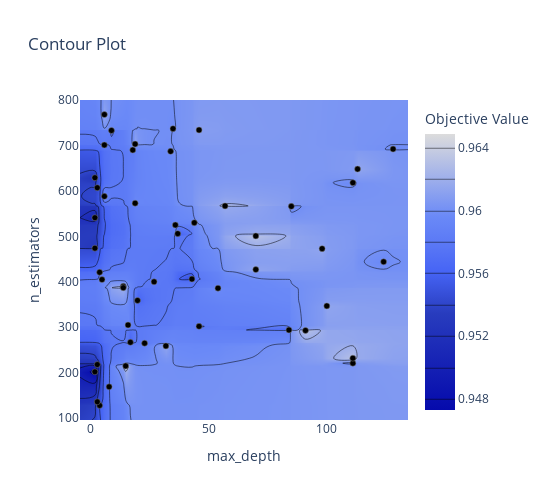

The code cell stored with this chart in its notebook:
### Markdown cell above
Let us look at the contour plot for **random search**. Recall that `max_depth` is sampled logarithmically from 2 to 32. Observe that the sampler spends a lot of resources around areas with low objective value. This is in contrast to the TPE sampler above, which tries to probe specific regions of the space despite the range for `max_depth` being logarithmic.

### Code cell
# Search best params using random sampler
study_random = optuna.create_study(direction="maximize", sampler=optuna.samplers.RandomSampler())
study_random.optimize(objective, n_trials=50)

# Plot contour
fig = optuna.visualization.plot_contour(study_random, params=["max_depth", "n_estimators"])
fig.update_layout(autosize=False, width=550, height=500)
fig.show()

### Figure 1 — Plotly figure (JSON) as saved in the notebook; plotly's stock layout.template omitted (floating-point values rounded to 4 significant figures; data arrays with more than 128 entries replaced by an {"elided": "..."} marker saying what was removed)
{"data": [{"colorbar": {"title": {"text": "Objective Value"}}, "colorscale": [[0, "rgb(5,10,172)"], [0.35, "rgb(40,60,190)"], [0.5, "rgb(70,100,245)"], [0.6, "rgb(90,120,245)"], [0.7, "rgb(106,137,247)"], [1, "rgb(220,220,220)"]], "connectgaps": true, "contours": {"coloring": "heatmap"}, "hoverinfo": "none", "line": {"smoothing": 1.3}, "reversescale": false, "type": "contour", "x": [-4.3, 2, 3, 4, 5, 6, 8, 9, 14, 15, 16, 17, 18, 19, 20, 23, 27, 32, 34, 35, 36, 37, 43, 44, 46, 54, 57, 70, 84, 85, 91, 98, 100, 111, 113, 124, 128, 134.3], "y": [96, 128, 136, 169, 202, 215, 218, 221, 232, 259, 265, 267, 293, 294, 302, 305, 347, 359, 386, 387, 390, 400, 405, 406, 421, 427, 444, 473, 474, 501, 506, 525, 530, 541, 566, 567, 573, 588, 607, 618, 629, 648, 687, 690, 692, 701, 703, 733, 734, 737, 768, 800], "z": {"elided": "52x38 float values"}}, {"marker": {"color": "black", "line": {"color": "Grey", "width": 0.5}}, "mode": "markers", "showlegend": false, "type": "scatter", "x": [37, 2, 8, 9, 14, 23, 85, 16, 54, 2, 128, 34, 19, 100, 111, 70, 43, 36, 18, 111, 2, 4, 70, 6, 3, 27, 15, 46, 3, 3, 6, 4, 46, 32, 2, 20, 111, 91, 98, 5, 124, 44, 35, 84, 113, 6, 17, 57, 19, 14], "y": [506, 541, 169, 733, 390, 265, 566, 305, 386, 629, 692, 687, 703, 347, 221, 501, 406, 525, 690, 232, 202, 128, 427, 768, 607, 400, 215, 734, 218, 136, 701, 421, 302, 259, 474, 359, 618, 293, 473, 405, 444, 530, 737, 294, 648, 588, 267, 567, 573, 387]}], "layout": {"autosize": false, "height": 500, "title": {"text": "Contour Plot"}, "width": 550, "xaxis": {"range": [-4.3, 134.3], "title": {"text": "max_depth"}}, "yaxis": {"range": [96, 800], "title": {"text": "n_estimators"}}}}
